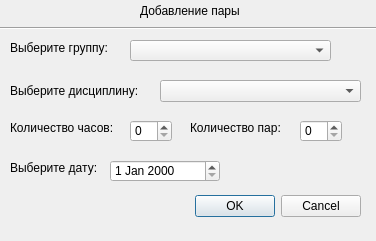
<?xml version="1.0" encoding="UTF-8"?>
<ui version="4.0">
 <class>AddLessonDialog</class>
 <widget class="QDialog" name="AddLessonDialog">
  <property name="geometry">
   <rect>
    <x>0</x>
    <y>0</y>
    <width>376</width>
    <height>241</height>
   </rect>
  </property>
  <property name="windowTitle">
   <string>Dialog</string>
  </property>
  <widget class="QWidget" name="layoutWidget">
   <property name="geometry">
    <rect>
     <x>10</x>
     <y>190</y>
     <width>351</width>
     <height>33</height>
    </rect>
   </property>
   <layout class="QHBoxLayout">
    <property name="spacing">
     <number>6</number>
    </property>
    <property name="leftMargin">
     <number>0</number>
    </property>
    <property name="topMargin">
     <number>0</number>
    </property>
    <property name="rightMargin">
     <number>0</number>
    </property>
    <property name="bottomMargin">
     <number>0</number>
    </property>
    <item>
     <spacer>
      <property name="orientation">
       <enum>Qt::Horizontal</enum>
      </property>
      <property name="sizeHint" stdset="0">
       <size>
        <width>131</width>
        <height>31</height>
       </size>
      </property>
     </spacer>
    </item>
    <item>
     <widget class="QPushButton" name="okButton">
      <property name="text">
       <string>OK</string>
      </property>
     </widget>
    </item>
    <item>
     <widget class="QPushButton" name="cancelButton">
      <property name="text">
       <string>Cancel</string>
      </property>
     </widget>
    </item>
   </layout>
  </widget>
  <widget class="QLabel" name="label">
   <property name="geometry">
    <rect>
     <x>140</x>
     <y>0</y>
     <width>111</width>
     <height>21</height>
    </rect>
   </property>
   <property name="text">
    <string>Добавление пары</string>
   </property>
  </widget>
  <widget class="QLabel" name="label_2">
   <property name="geometry">
    <rect>
     <x>10</x>
     <y>40</y>
     <width>111</width>
     <height>16</height>
    </rect>
   </property>
   <property name="text">
    <string>Выберите группу:</string>
   </property>
  </widget>
  <widget class="QComboBox" name="comboGroup">
   <property name="geometry">
    <rect>
     <x>130</x>
     <y>40</y>
     <width>201</width>
     <height>21</height>
    </rect>
   </property>
  </widget>
  <widget class="QComboBox" name="comboDiscipline">
   <property name="geometry">
    <rect>
     <x>160</x>
     <y>80</y>
     <width>201</width>
     <height>22</height>
    </rect>
   </property>
  </widget>
  <widget class="QSpinBox" name="spinLesson">
   <property name="geometry">
    <rect>
     <x>300</x>
     <y>120</y>
     <width>42</width>
     <height>22</height>
    </rect>
   </property>
  </widget>
  <widget class="QSpinBox" name="spinClock">
   <property name="geometry">
    <rect>
     <x>130</x>
     <y>120</y>
     <width>42</width>
     <height>22</height>
    </rect>
   </property>
  </widget>
  <widget class="QLabel" name="label_3">
   <property name="geometry">
    <rect>
     <x>10</x>
     <y>80</y>
     <width>171</width>
     <height>21</height>
    </rect>
   </property>
   <property name="text">
    <string>Выберите дисциплину:</string>
   </property>
  </widget>
  <widget class="QLabel" name="label_4">
   <property name="geometry">
    <rect>
     <x>190</x>
     <y>120</y>
     <width>121</width>
     <height>16</height>
    </rect>
   </property>
   <property name="text">
    <string>Количество пар:</string>
   </property>
  </widget>
  <widget class="QLabel" name="label_5">
   <property name="geometry">
    <rect>
     <x>10</x>
     <y>120</y>
     <width>121</width>
     <height>16</height>
    </rect>
   </property>
   <property name="text">
    <string>Количество часов:</string>
   </property>
  </widget>
  <widget class="QDateEdit" name="dateEdit">
   <property name="geometry">
    <rect>
     <x>110</x>
     <y>160</y>
     <width>110</width>
     <height>22</height>
    </rect>
   </property>
  </widget>
  <widget class="QLabel" name="label_6">
   <property name="geometry">
    <rect>
     <x>10</x>
     <y>160</y>
     <width>101</width>
     <height>16</height>
    </rect>
   </property>
   <property name="text">
    <string>Выберите дату:</string>
   </property>
  </widget>
  <widget class="Line" name="line">
   <property name="geometry">
    <rect>
     <x>0</x>
     <y>20</y>
     <width>391</width>
     <height>16</height>
    </rect>
   </property>
   <property name="orientation">
    <enum>Qt::Horizontal</enum>
   </property>
  </widget>
 </widget>
 <resources/>
 <connections>
  <connection>
   <sender>okButton</sender>
   <signal>clicked()</signal>
   <receiver>AddLessonDialog</receiver>
   <slot>accept()</slot>
   <hints>
    <hint type="sourcelabel">
     <x>278</x>
     <y>253</y>
    </hint>
    <hint type="destinationlabel">
     <x>96</x>
     <y>254</y>
    </hint>
   </hints>
  </connection>
  <connection>
   <sender>cancelButton</sender>
   <signal>clicked()</signal>
   <receiver>AddLessonDialog</receiver>
   <slot>reject()</slot>
   <hints>
    <hint type="sourcelabel">
     <x>369</x>
     <y>253</y>
    </hint>
    <hint type="destinationlabel">
     <x>179</x>
     <y>282</y>
    </hint>
   </hints>
  </connection>
 </connections>
</ui>
